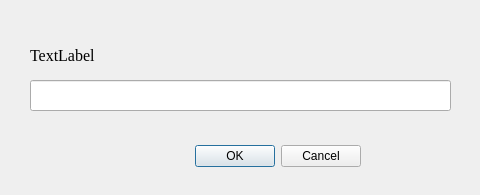
<?xml version="1.0" encoding="UTF-8"?>
<ui version="4.0">
 <class>DialogEditAdd</class>
 <widget class="QDialog" name="DialogEditAdd">
  <property name="geometry">
   <rect>
    <x>0</x>
    <y>0</y>
    <width>480</width>
    <height>195</height>
   </rect>
  </property>
  <property name="windowTitle">
   <string>Dialog</string>
  </property>
  <widget class="QDialogButtonBox" name="buttonBox">
   <property name="geometry">
    <rect>
     <x>20</x>
     <y>140</y>
     <width>341</width>
     <height>32</height>
    </rect>
   </property>
   <property name="orientation">
    <enum>Qt::Horizontal</enum>
   </property>
   <property name="standardButtons">
    <set>QDialogButtonBox::Cancel|QDialogButtonBox::Ok</set>
   </property>
  </widget>
  <widget class="QLabel" name="label">
   <property name="geometry">
    <rect>
     <x>30</x>
     <y>40</y>
     <width>431</width>
     <height>31</height>
    </rect>
   </property>
   <property name="font">
    <font>
     <family>Times New Roman</family>
     <pointsize>12</pointsize>
    </font>
   </property>
   <property name="text">
    <string>TextLabel</string>
   </property>
  </widget>
  <widget class="QLineEdit" name="lineEdit">
   <property name="geometry">
    <rect>
     <x>30</x>
     <y>80</y>
     <width>421</width>
     <height>31</height>
    </rect>
   </property>
   <property name="font">
    <font>
     <family>Times New Roman</family>
     <pointsize>12</pointsize>
    </font>
   </property>
  </widget>
 </widget>
 <resources/>
 <connections>
  <connection>
   <sender>buttonBox</sender>
   <signal>accepted()</signal>
   <receiver>DialogEditAdd</receiver>
   <slot>accept()</slot>
   <hints>
    <hint type="sourcelabel">
     <x>248</x>
     <y>254</y>
    </hint>
    <hint type="destinationlabel">
     <x>157</x>
     <y>274</y>
    </hint>
   </hints>
  </connection>
  <connection>
   <sender>buttonBox</sender>
   <signal>rejected()</signal>
   <receiver>DialogEditAdd</receiver>
   <slot>reject()</slot>
   <hints>
    <hint type="sourcelabel">
     <x>316</x>
     <y>260</y>
    </hint>
    <hint type="destinationlabel">
     <x>286</x>
     <y>274</y>
    </hint>
   </hints>
  </connection>
 </connections>
</ui>
